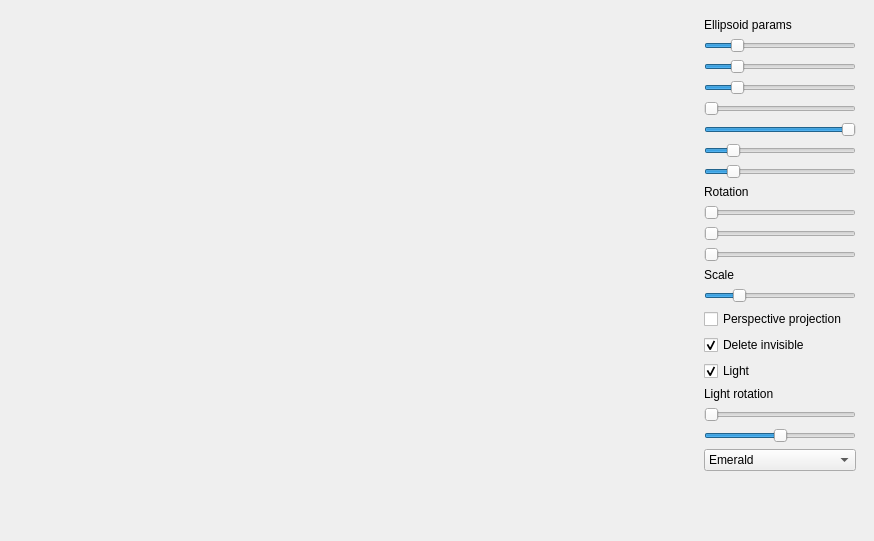
<?xml version="1.0" encoding="UTF-8"?>
<ui version="4.0">
 <class>MainWindow</class>
 <widget class="QMainWindow" name="MainWindow">
  <property name="geometry">
   <rect>
    <x>0</x>
    <y>0</y>
    <width>874</width>
    <height>541</height>
   </rect>
  </property>
  <property name="windowTitle">
   <string>Computer Graphics Lab 1</string>
  </property>
  <widget class="QWidget" name="centralwidget">
   <layout class="QHBoxLayout" name="horizontalLayout">
    <item>
     <widget class="GraphicWidget" name="widget" native="true">
      <property name="sizePolicy">
       <sizepolicy hsizetype="Expanding" vsizetype="Preferred">
        <horstretch>0</horstretch>
        <verstretch>0</verstretch>
       </sizepolicy>
      </property>
     </widget>
    </item>
    <item>
     <widget class="ParamHandler" name="handler" native="true">
      <property name="sizePolicy">
       <sizepolicy hsizetype="Fixed" vsizetype="Preferred">
        <horstretch>0</horstretch>
        <verstretch>0</verstretch>
       </sizepolicy>
      </property>
      <property name="minimumSize">
       <size>
        <width>170</width>
        <height>0</height>
       </size>
      </property>
      <property name="baseSize">
       <size>
        <width>0</width>
        <height>0</height>
       </size>
      </property>
      <layout class="QVBoxLayout" name="verticalLayout">
       <property name="sizeConstraint">
        <enum>QLayout::SetDefaultConstraint</enum>
       </property>
       <item>
        <widget class="QLabel" name="label">
         <property name="sizePolicy">
          <sizepolicy hsizetype="Maximum" vsizetype="Preferred">
           <horstretch>0</horstretch>
           <verstretch>0</verstretch>
          </sizepolicy>
         </property>
         <property name="minimumSize">
          <size>
           <width>100</width>
           <height>0</height>
          </size>
         </property>
         <property name="text">
          <string>Ellipsoid params</string>
         </property>
        </widget>
       </item>
       <item>
        <widget class="QSlider" name="horizontalSlider_4">
         <property name="accessibleName">
          <string>A</string>
         </property>
         <property name="minimum">
          <number>1</number>
         </property>
         <property name="maximum">
          <number>100</number>
         </property>
         <property name="value">
          <number>20</number>
         </property>
         <property name="sliderPosition">
          <number>20</number>
         </property>
         <property name="orientation">
          <enum>Qt::Horizontal</enum>
         </property>
        </widget>
       </item>
       <item>
        <widget class="QSlider" name="horizontalSlider_5">
         <property name="accessibleName">
          <string>B</string>
         </property>
         <property name="minimum">
          <number>1</number>
         </property>
         <property name="maximum">
          <number>100</number>
         </property>
         <property name="value">
          <number>20</number>
         </property>
         <property name="orientation">
          <enum>Qt::Horizontal</enum>
         </property>
        </widget>
       </item>
       <item>
        <widget class="QSlider" name="horizontalSlider_6">
         <property name="accessibleName">
          <string>C</string>
         </property>
         <property name="minimum">
          <number>1</number>
         </property>
         <property name="maximum">
          <number>100</number>
         </property>
         <property name="value">
          <number>20</number>
         </property>
         <property name="orientation">
          <enum>Qt::Horizontal</enum>
         </property>
        </widget>
       </item>
       <item>
        <widget class="QSlider" name="horizontalSlider_9">
         <property name="accessibleName">
          <string>LowerTrunc</string>
         </property>
         <property name="minimum">
          <number>-100</number>
         </property>
         <property name="maximum">
          <number>100</number>
         </property>
         <property name="value">
          <number>-100</number>
         </property>
         <property name="orientation">
          <enum>Qt::Horizontal</enum>
         </property>
        </widget>
       </item>
       <item>
        <widget class="QSlider" name="horizontalSlider_8">
         <property name="accessibleName">
          <string>UpperTrunc</string>
         </property>
         <property name="minimum">
          <number>-100</number>
         </property>
         <property name="maximum">
          <number>100</number>
         </property>
         <property name="value">
          <number>100</number>
         </property>
         <property name="orientation">
          <enum>Qt::Horizontal</enum>
         </property>
        </widget>
       </item>
       <item>
        <widget class="QSlider" name="horizontalSlider_10">
         <property name="accessibleName">
          <string>LayerCount</string>
         </property>
         <property name="minimum">
          <number>3</number>
         </property>
         <property name="maximum">
          <number>300</number>
         </property>
         <property name="value">
          <number>50</number>
         </property>
         <property name="orientation">
          <enum>Qt::Horizontal</enum>
         </property>
        </widget>
       </item>
       <item>
        <widget class="QSlider" name="horizontalSlider_11">
         <property name="accessibleName">
          <string>PointCount</string>
         </property>
         <property name="minimum">
          <number>3</number>
         </property>
         <property name="maximum">
          <number>300</number>
         </property>
         <property name="value">
          <number>50</number>
         </property>
         <property name="orientation">
          <enum>Qt::Horizontal</enum>
         </property>
        </widget>
       </item>
       <item>
        <widget class="QLabel" name="label_4">
         <property name="text">
          <string>Rotation</string>
         </property>
        </widget>
       </item>
       <item>
        <widget class="QSlider" name="horizontalSlider">
         <property name="sizePolicy">
          <sizepolicy hsizetype="Minimum" vsizetype="Fixed">
           <horstretch>0</horstretch>
           <verstretch>0</verstretch>
          </sizepolicy>
         </property>
         <property name="accessibleName">
          <string>XRotation</string>
         </property>
         <property name="maximum">
          <number>360</number>
         </property>
         <property name="orientation">
          <enum>Qt::Horizontal</enum>
         </property>
        </widget>
       </item>
       <item>
        <widget class="QSlider" name="horizontalSlider_2">
         <property name="sizePolicy">
          <sizepolicy hsizetype="Minimum" vsizetype="Fixed">
           <horstretch>0</horstretch>
           <verstretch>0</verstretch>
          </sizepolicy>
         </property>
         <property name="accessibleName">
          <string>YRotation</string>
         </property>
         <property name="maximum">
          <number>360</number>
         </property>
         <property name="orientation">
          <enum>Qt::Horizontal</enum>
         </property>
        </widget>
       </item>
       <item>
        <widget class="QSlider" name="horizontalSlider_3">
         <property name="sizePolicy">
          <sizepolicy hsizetype="Minimum" vsizetype="Fixed">
           <horstretch>0</horstretch>
           <verstretch>0</verstretch>
          </sizepolicy>
         </property>
         <property name="accessibleName">
          <string>ZRotation</string>
         </property>
         <property name="maximum">
          <number>360</number>
         </property>
         <property name="orientation">
          <enum>Qt::Horizontal</enum>
         </property>
        </widget>
       </item>
       <item>
        <widget class="QLabel" name="label_5">
         <property name="text">
          <string>Scale</string>
         </property>
        </widget>
       </item>
       <item>
        <widget class="QSlider" name="horizontalSlider_7">
         <property name="accessibleName">
          <string>Scale</string>
         </property>
         <property name="minimum">
          <number>10</number>
         </property>
         <property name="maximum">
          <number>300</number>
         </property>
         <property name="value">
          <number>70</number>
         </property>
         <property name="sliderPosition">
          <number>70</number>
         </property>
         <property name="orientation">
          <enum>Qt::Horizontal</enum>
         </property>
        </widget>
       </item>
       <item>
        <widget class="QCheckBox" name="checkBox">
         <property name="accessibleName">
          <string>Perspective</string>
         </property>
         <property name="text">
          <string>Perspective projection</string>
         </property>
         <property name="checked">
          <bool>false</bool>
         </property>
        </widget>
       </item>
       <item>
        <widget class="QCheckBox" name="checkBox_2">
         <property name="accessibleName">
          <string>DeleteInvisible</string>
         </property>
         <property name="text">
          <string>Delete invisible</string>
         </property>
         <property name="checked">
          <bool>true</bool>
         </property>
        </widget>
       </item>
       <item>
        <widget class="QCheckBox" name="checkBox_4">
         <property name="accessibleName">
          <string>Light</string>
         </property>
         <property name="text">
          <string>Light</string>
         </property>
         <property name="checked">
          <bool>true</bool>
         </property>
        </widget>
       </item>
       <item>
        <widget class="QLabel" name="label_2">
         <property name="text">
          <string>Light rotation</string>
         </property>
        </widget>
       </item>
       <item>
        <widget class="QSlider" name="horizontalSlider_12">
         <property name="accessibleName">
          <string>LightRotation</string>
         </property>
         <property name="maximum">
          <number>360</number>
         </property>
         <property name="orientation">
          <enum>Qt::Horizontal</enum>
         </property>
        </widget>
       </item>
       <item>
        <widget class="QSlider" name="horizontalSlider_13">
         <property name="accessibleName">
          <string>LightHeight</string>
         </property>
         <property name="minimum">
          <number>-100</number>
         </property>
         <property name="maximum">
          <number>100</number>
         </property>
         <property name="orientation">
          <enum>Qt::Horizontal</enum>
         </property>
        </widget>
       </item>
       <item>
        <widget class="QComboBox" name="comboBox">
         <property name="accessibleName">
          <string>Material</string>
         </property>
         <property name="currentText">
          <string>Emerald</string>
         </property>
         <item>
          <property name="text">
           <string>Emerald</string>
          </property>
         </item>
         <item>
          <property name="text">
           <string>Jade</string>
          </property>
         </item>
         <item>
          <property name="text">
           <string>Obsidian</string>
          </property>
         </item>
         <item>
          <property name="text">
           <string>Pearl</string>
          </property>
         </item>
         <item>
          <property name="text">
           <string>Ruby</string>
          </property>
         </item>
         <item>
          <property name="text">
           <string>Turquoise</string>
          </property>
         </item>
         <item>
          <property name="text">
           <string>Brass</string>
          </property>
         </item>
         <item>
          <property name="text">
           <string>Bronze</string>
          </property>
         </item>
         <item>
          <property name="text">
           <string>Chrome</string>
          </property>
         </item>
         <item>
          <property name="text">
           <string>Copper</string>
          </property>
         </item>
         <item>
          <property name="text">
           <string>Gold</string>
          </property>
         </item>
         <item>
          <property name="text">
           <string>Silver</string>
          </property>
         </item>
         <item>
          <property name="text">
           <string>BlackPlastic</string>
          </property>
         </item>
         <item>
          <property name="text">
           <string>CyanPlastic</string>
          </property>
         </item>
         <item>
          <property name="text">
           <string>GreenPlastic</string>
          </property>
         </item>
         <item>
          <property name="text">
           <string>RedPlastic</string>
          </property>
         </item>
         <item>
          <property name="text">
           <string>WhitePlastic</string>
          </property>
         </item>
         <item>
          <property name="text">
           <string>YellowPlastic</string>
          </property>
         </item>
         <item>
          <property name="text">
           <string>BlackRubber</string>
          </property>
         </item>
         <item>
          <property name="text">
           <string>CyanRubber</string>
          </property>
         </item>
         <item>
          <property name="text">
           <string>GreenRubber</string>
          </property>
         </item>
         <item>
          <property name="text">
           <string>RedRubber</string>
          </property>
         </item>
         <item>
          <property name="text">
           <string>WhiteRubber</string>
          </property>
         </item>
         <item>
          <property name="text">
           <string>YellowRubber</string>
          </property>
         </item>
        </widget>
       </item>
       <item>
        <spacer name="verticalSpacer">
         <property name="orientation">
          <enum>Qt::Vertical</enum>
         </property>
         <property name="sizeHint" stdset="0">
          <size>
           <width>1</width>
           <height>40</height>
          </size>
         </property>
        </spacer>
       </item>
      </layout>
     </widget>
    </item>
   </layout>
  </widget>
  <widget class="QMenuBar" name="menubar">
   <property name="geometry">
    <rect>
     <x>0</x>
     <y>0</y>
     <width>874</width>
     <height>22</height>
    </rect>
   </property>
  </widget>
 </widget>
 <customwidgets>
  <customwidget>
   <class>GraphicWidget</class>
   <extends>QWidget</extends>
   <header>graphicwidget.h</header>
   <container>1</container>
  </customwidget>
  <customwidget>
   <class>ParamHandler</class>
   <extends>QWidget</extends>
   <header>paramhandler.h</header>
   <container>1</container>
  </customwidget>
 </customwidgets>
 <resources/>
 <connections/>
</ui>
